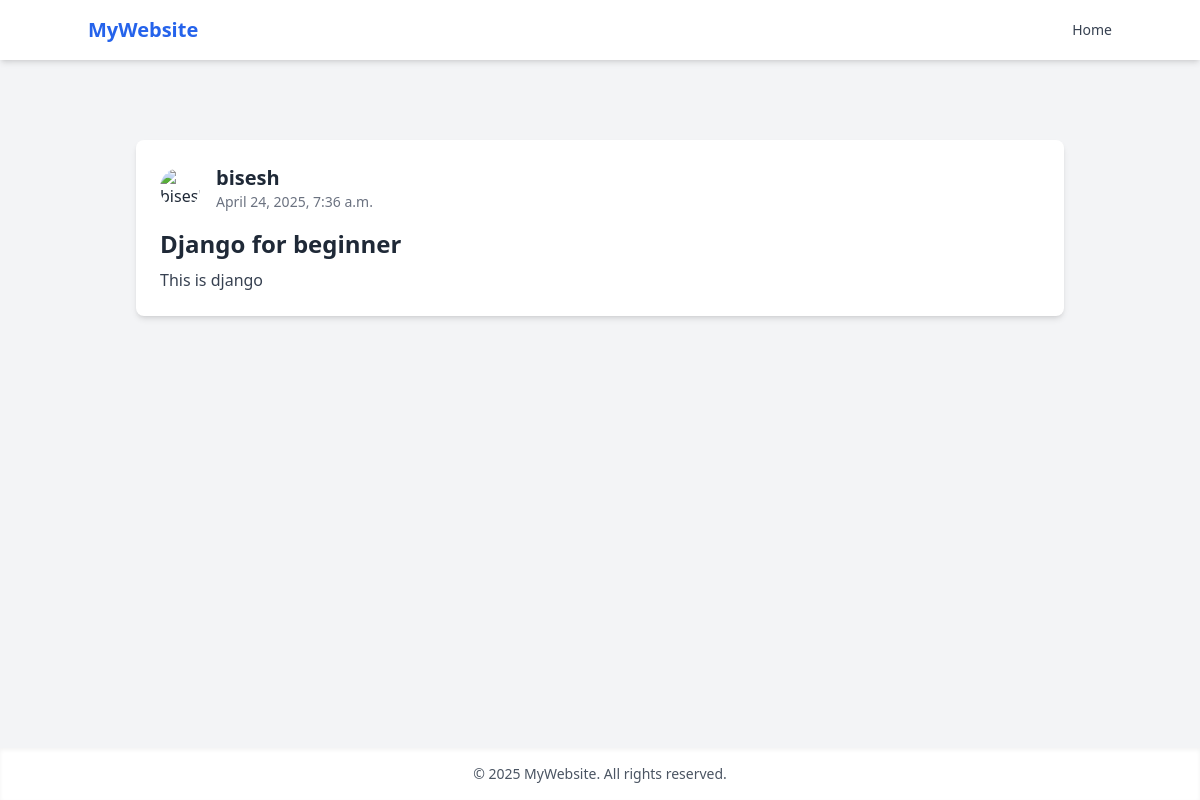
The app's page /post/2/, older data.
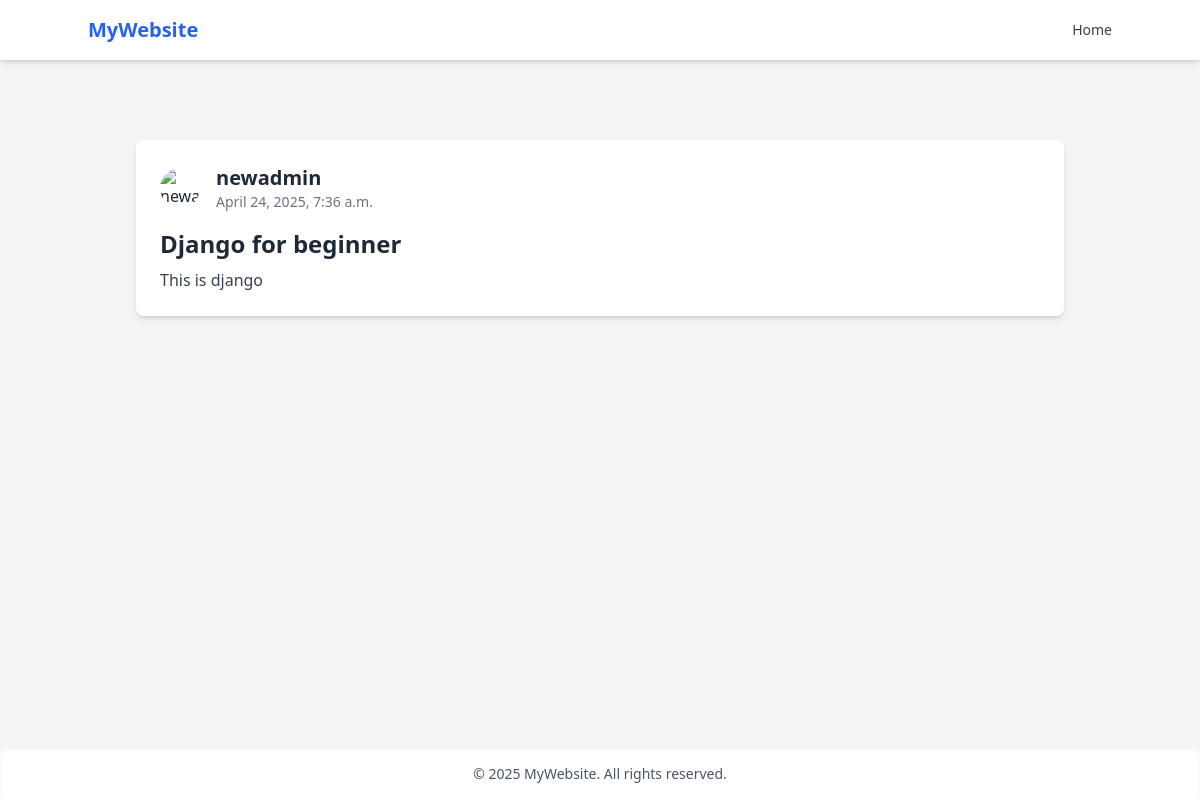
The same page, newer data.
### app/models.py (models this page shows)
class Post(models.Model):
    user = models.ForeignKey(User,on_delete=models.CASCADE)
    title = models.CharField(max_length=200)
    content = models.TextField()
    created_at = models.DateTimeField(auto_now_add=True,null = True,blank=True)
    updated_at = models.DateTimeField(auto_now=True,null = True,blank=True)

### app/views.py (the view)
# urls.py: path('post/<int:id>/',postdetail,name ="postdetail"),
def postdetail(request,id):
    try :
        post = Post.objects.get(id = id)
    except:
        return render(request,'404.html')
    return render(request,'postdetail.html',{'post':post})

### templates/postdetail.html
{% extends 'base.html' %}
{% block content %}
  <div class="max-w-7xl mx-auto px-6 py-12">
    <div class="bg-white p-6 rounded-lg shadow-md hover:shadow-xl transition-shadow duration-300">
      <div class="flex items-center space-x-4">
        <img src="{{ post.user.avatar_url }}" alt="{{ post.user.username }}'s avatar" class="w-10 h-10 rounded-full">
        <div>
          <h3 class="text-xl font-semibold">{{ post.user.username }}</h3>
          <p class="text-gray-500 text-sm">{{ post.created_at|date:"F j, Y, g:i a" }}</p>
        </div>
      </div>
      <div class="mt-4">
        <h2 class="text-2xl font-bold">{{ post.title }}</h2>
        <p class="mt-2 text-gray-700">{{ post.content }}</p>
      </div>
    </div>
  </div>
{% endblock %}

Row changes from the older to the newer data that the page shows:
changed Post "Django for beginner": user.username "bisesh" → "newadmin"
